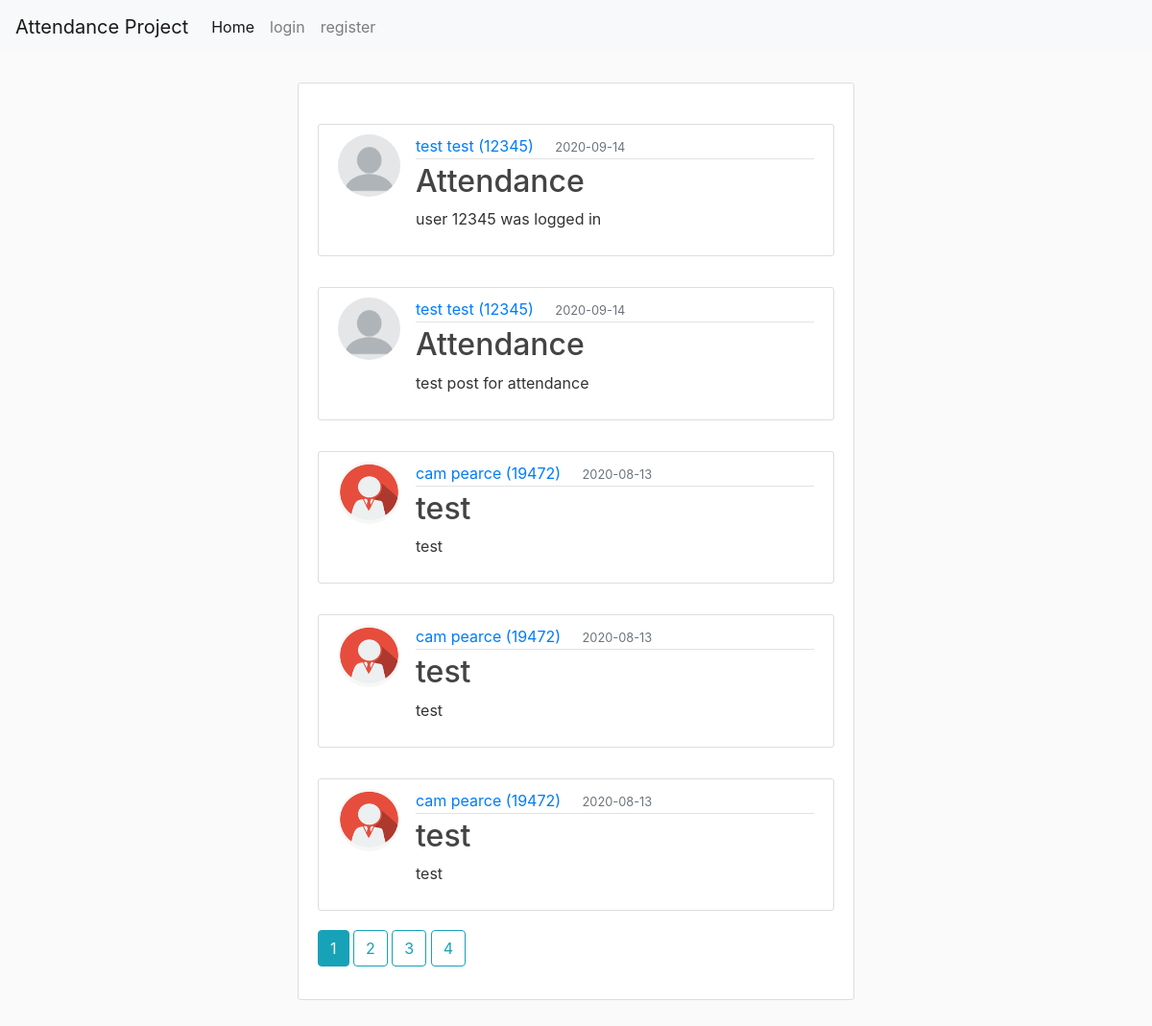
Before: / with the older database file.
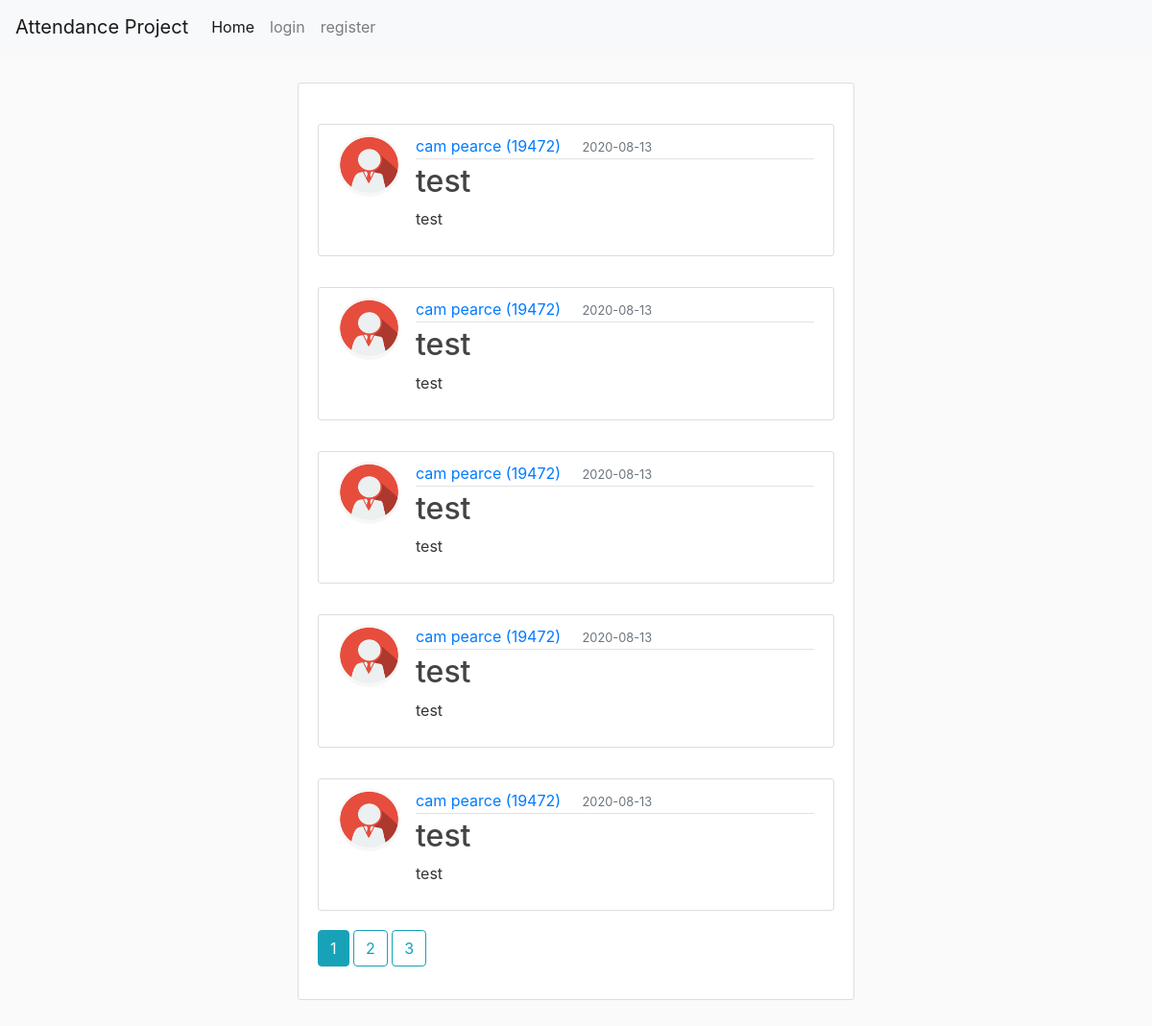
After: the same page with the newer database file.
### attendance/models.py (models this page shows, shortened)
class Post(db.Model):
    id = db.Column(db.Integer, primary_key=True)
    title = db.Column(db.String(20), nullable=False)
    date_posted = db.Column(db.DateTime, nullable=False, default=datetime.utcnow)
    content = db.Column(db.Text, nullable=False)
    user_id = db.Column(db.Integer, db.ForeignKey('user.id'), nullable=False)

class User(UserMixin ,db.Model):
    id = db.Column(db.Integer, primary_key=True)
    fname = db.Column(db.String(20), nullable=True)
    lname = db.Column(db.String(20), nullable=True)
    student_id = db.Column(db.String(20), unique=True, nullable=False)
    email = db.Column(db.String(120), unique=True, nullable=False)
    image_file = db.Column(db.String(20), nullable=False, default='default.jpg')
    password = db.Column(db.String(60), nullable=False)
    posts = db.relationship('Post', backref='author', lazy=True)

### attendance/main/routes.py (the view)
@main.route('/', methods=["GET", "POST"])
def home():
    page = request.args.get('page', 1, type=int)
    posts = Post.query.order_by(Post.date_posted.desc()).paginate(page=page, per_page=5) # number is amount of posts per page -- orders posts by newest (date_posted.desc)
    return render_template('home.html', posts=posts)

### attendance/templates/home.html (shortened to what this page needs)
{%extends "layout.html"%}
{% block content %}
<body>
    <div class="container">
        <div class="content-section">
            {% for post in posts.items %}
            <article class="media content-section">
                <img class="rounded-circle article-img" src="{{ url_for('static', filename='profile_pics/' + post.author.image_file) }}" alt="">
                <div class="media-body">
                <div class="article-metadata">
                    <a class="mr-2" href="{{ url_for('users.user_posts', student_id=post.author.student_id) }}">{{ post.author.fname }} {{ post.author.lname}} ({{ post.author.student_id }})</a>
                    <small class="text-muted">{{ post.date_posted.strftime('%Y-%m-%d') }}</small>
                </div>
                <h2><a class="article-title" href="{{url_for('posts.post', post_id=post.id )}}">{{ post.title }}</a></h2>
                <p class="article-content">{{ post.content }}</p>
                </div>
                </article>
            {% endfor %}
            {% for page_num in posts.iter_pages(left_edge=1, right_edge=1, left_current=1, right_current=3) %}
                {% if page_num %}
                    {% if posts.page == page_num %}
                        <a class='btn btn-info mb-4' href="{{ url_for('main.home', page=page_num) }}">{{ page_num }}</a>
                    {% else %}
                        <a class='btn btn-outline-info mb-4' href="{{ url_for('main.home', page=page_num) }}">{{ page_num }}</a>
                    {% endif %}
                {% else %}
                    ...
                {% endif %}
            {% endfor %}
        </div>
    </div>
</body>
{% endblock %}

Changed rows visible on the page:
removed Post: image_file (placeholder picture), author.fname "test", author.lname "test", author.student_id "12345", date_posted "2020-09-14", title "Attendance", content "user 12345 was logged in"
removed Post: image_file (placeholder picture), author.fname "test", author.lname "test", author.student_id "12345", date_posted "2020-09-14", title "Attendance", content "test post for attendance"
now on this page (row unchanged): Post: image_file (picture), author.fname "cam", author.lname "pearce", author.student_id "19472", date_posted "2020-08-13", title "test", content "test"
now on this page (row unchanged): Post: image_file (picture), author.fname "cam", author.lname "pearce", author.student_id "19472", date_posted "2020-08-13", title "test", content "test"
Other visible differences:
list line gone: "4"
